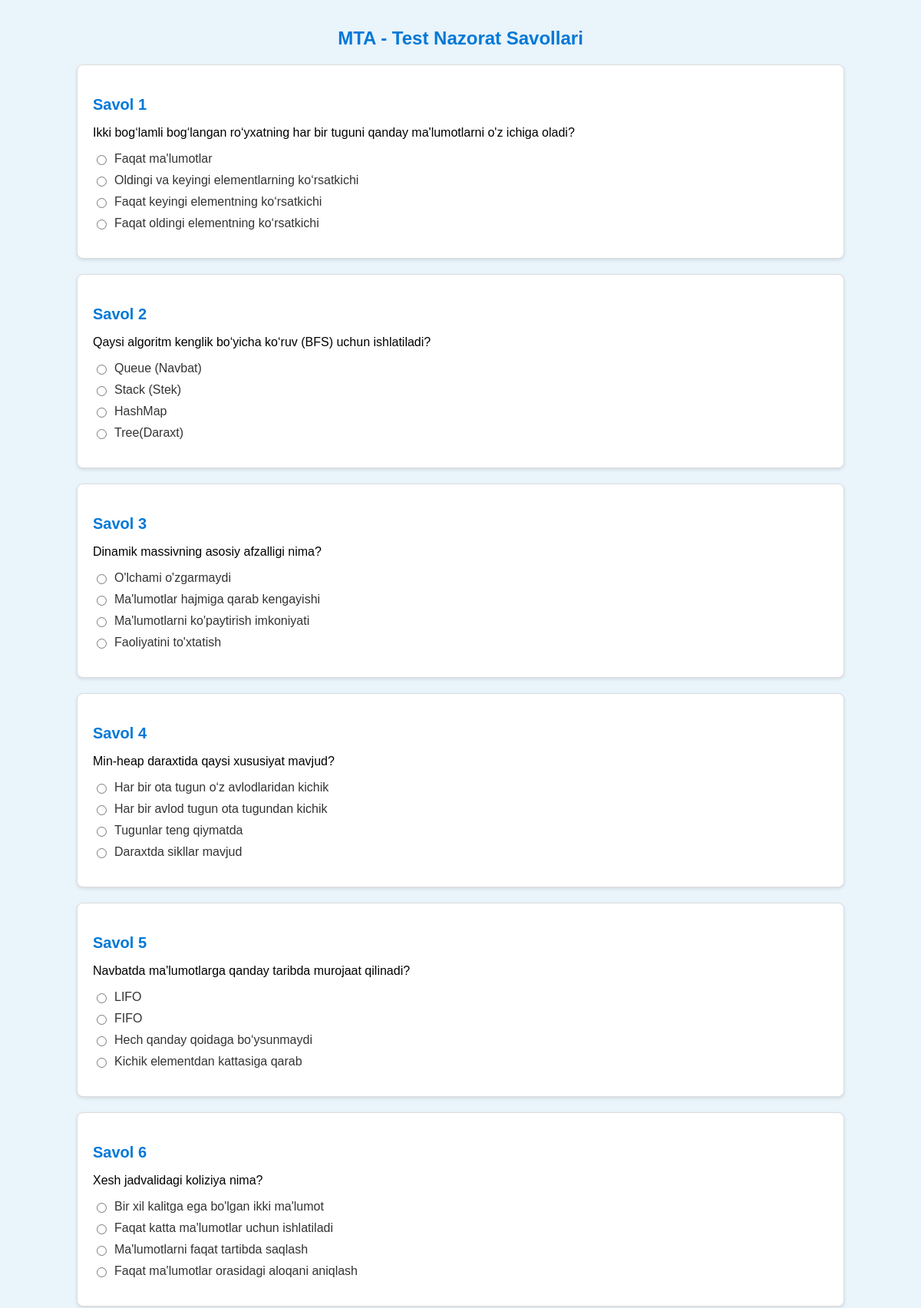
The page /mta/questions/ (upper part) on the database its author committed.
### quiz/models.py (models this page shows, shortened)
class Question(models.Model):
    question_text = models.CharField(max_length=255)

class Option(models.Model):
    question = models.ForeignKey(Question, related_name='options', on_delete=models.CASCADE)
    option_text = models.CharField(max_length=255)
    is_correct = models.BooleanField(default=False)

### quiz/views.py (the view)
# urls.py: path('questions/', question_list, name='question-list'),
def question_list(request):
    questions = Question.objects.all().order_by('?')[:25]
    context = {
        'questions': questions
    }
    return render(request, 'questions/question_list.html', context)

### templates/questions/question_list.html (shortened to what this page needs)
{% load static %}
<!DOCTYPE html>
<html lang="uz">
<head>
    <link rel="stylesheet" type="text/css" href="{% static 'css/question_list.css' %}">
</head>
<body>
    <div class="header">
        <h1>MTA - Test Nazorat Savollari</h1>
    </div>
    <div class="container">
        <form action="{% url 'submit-answers' %}" method="post">
            {% for question in questions %}
                <div class="card">
                    <h3>Savol {{ forloop.counter }}</h3>
                    <p>{{ question.question_text }}</p>
                    <ul class="options">
                        {% for option in question.options.all %}
                            <li>
                                <label>
                                    <input type="radio" name="question_{{ question.id }}" value="{{ option.id }}">
                                    {{ option.option_text }}
                                </label>
                            </li>
                        {% endfor %}
                    </ul>
                </div>
            {% endfor %}
        </form>
    </div>
</body>
</html>

### static/css/question_list.css (style rules this page uses)
body { font-family: Arial, sans-serif; background-color: #e9f4fb; margin: 0; padding: 20px; }
.container { max-width: 1000px; margin: 0 auto; }
.card { background: #fff; border: 1px solid #ddd; border-radius: 8px; box-shadow: 0 2px 4px rgba(0, 0, 0, 0.1); margin-bottom: 20px; padding: 20px; }
.card h3 { font-size: 20px; margin-bottom: 10px; color: #0078d7; }
.card p { font-size: 16px; margin-bottom: 15px; }
.options { list-style: none; padding: 0; }
.options li { margin-bottom: 10px; }
.options li label { font-size: 16px; color: #333; display: flex; align-items: center; cursor: pointer; }
.options li input { margin-right: 10px; }
.header { text-align: center; margin-bottom: 20px; }
.header h1 { font-size: 24px; color: #0078d7; }

### rows shown on the page
Question: question_text "Ikki bog‘lamli bog‘langan ro‘yxatning har bir tuguni qanday ma'lumotlarni o'z ichiga oladi?"
Option: option_text "Faqat ma'lumotlar"
Option: option_text "Oldingi va keyingi elementlarning ko‘rsatkichi"
Option: option_text "Faqat keyingi elementning ko‘rsatkichi"
Option: option_text "Faqat oldingi elementning ko‘rsatkichi"
Question: question_text "Qaysi algoritm kenglik bo‘yicha ko‘ruv (BFS) uchun ishlatiladi?"
Option: option_text "Queue (Navbat)"
Option: option_text "Stack (Stek)"
Option: option_text "HashMap"
Option: option_text "Tree(Daraxt)"
Question: question_text "Dinamik massivning asosiy afzalligi nima?"
Option: option_text "O'lchami o'zgarmaydi"
Option: option_text "Ma'lumotlar hajmiga qarab kengayishi"
Option: option_text "Ma'lumotlarni ko'paytirish imkoniyati"
Option: option_text "Faoliyatini to'xtatish"
Question: question_text "Min-heap daraxtida qaysi xususiyat mavjud?"
Option: option_text "Har bir ota tugun o‘z avlodlaridan kichik"
Option: option_text "Har bir avlod tugun ota tugundan kichik"
Option: option_text "Tugunlar teng qiymatda"
Option: option_text "Daraxtda sikllar mavjud"
Question: question_text "Navbatda ma'lumotlarga qanday taribda murojaat qilinadi?"
Option: option_text "LIFO"
Option: option_text "FIFO"
Option: option_text "Hech qanday qoidaga bo‘ysunmaydi"
Option: option_text "Kichik elementdan kattasiga qarab"
Question: question_text "Xesh jadvalidagi koliziya nima?"
Option: option_text "Bir xil kalitga ega bo'lgan ikki ma'lumot"
Option: option_text "Faqat katta ma'lumotlar uchun ishlatiladi"
Option: option_text "Ma'lumotlarni faqat tartibda saqlash"
Option: option_text "Faqat ma'lumotlar orasidagi aloqani aniqlash"
